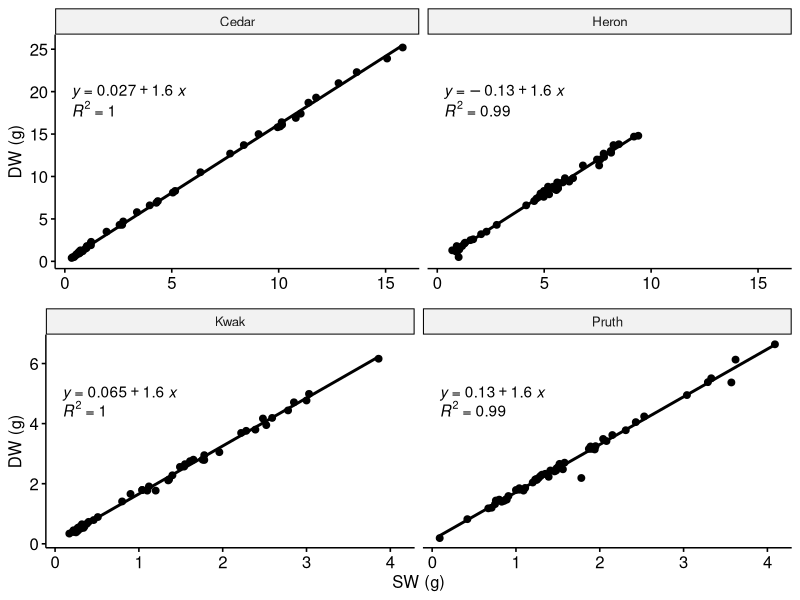

Here is the R script that generated this plot:
#Snail weight regressions

#Load in necessary packages----
pkgs <- c("dplyr", "tidyverse", "ggplot2", "cowplot", "ggpubr")
lapply(pkgs, library, character.only = TRUE)
rm(pkgs)

#Read & clean csv----
reg <- read.csv("data/snail_RVs/Weight_regressions.csv")

reg_clean <- reg %>% 
  mutate(Site = as.factor(Site),
         SR = ifelse(Site == "Cedar" | Site == "Heron", "Nanaimo", "Calvert")) %>% 
  rename(SW = Submersed.weight, DW = Dry.shell.weight)

reg_clean_nan <- reg_clean %>% 
  filter(SR == "Nanaimo")
reg_clean_cal <- reg_clean %>% 
  filter(SR == "Calvert")

#Plot relationship with regression line
nan <- ggscatter(reg_clean_nan, x = "SW", y = "DW") + 
  stat_regline_equation(label.y = 20) +
  stat_regline_equation(label.y = 18, aes(label = ..rr.label..)) +
  geom_smooth(method = "lm", se=FALSE, color = "black") +
  facet_wrap(~Site) + 
  labs(y = "DW (g)")

cal <- ggscatter(reg_clean_cal, x = "SW", y = "DW") + 
  stat_regline_equation(label.y = 5) +
  stat_regline_equation(label.y = 4.5, aes(label = ..rr.label..)) +
  geom_smooth(method = "lm", se=FALSE, color = "black") +
  facet_wrap(~Site) +
  labs(y = "DW (g)", x = "SW (g)")

both <- plot_grid(nan + theme(axis.title.x = element_blank()), cal, nrow = 2)
 
ggsave(both, file = "plots/supp_figs/FigS4_weight_regressions.pdf", height = 8, width = 8, dpi = 300)
